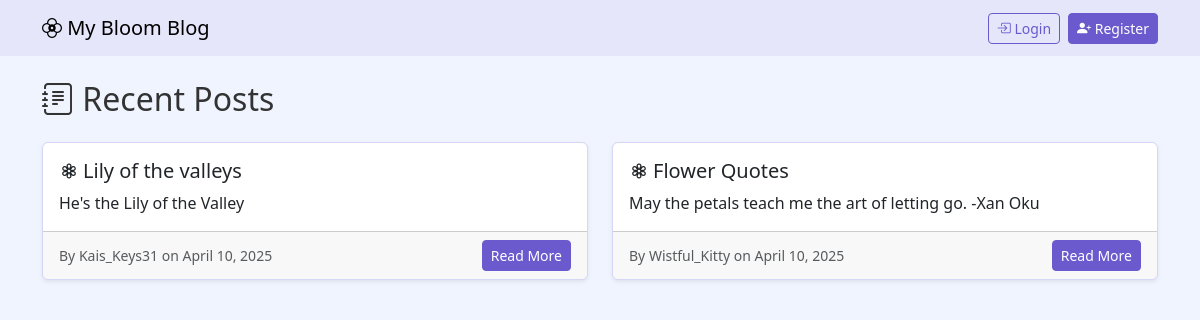
/, run on an earlier commit of the app's database.
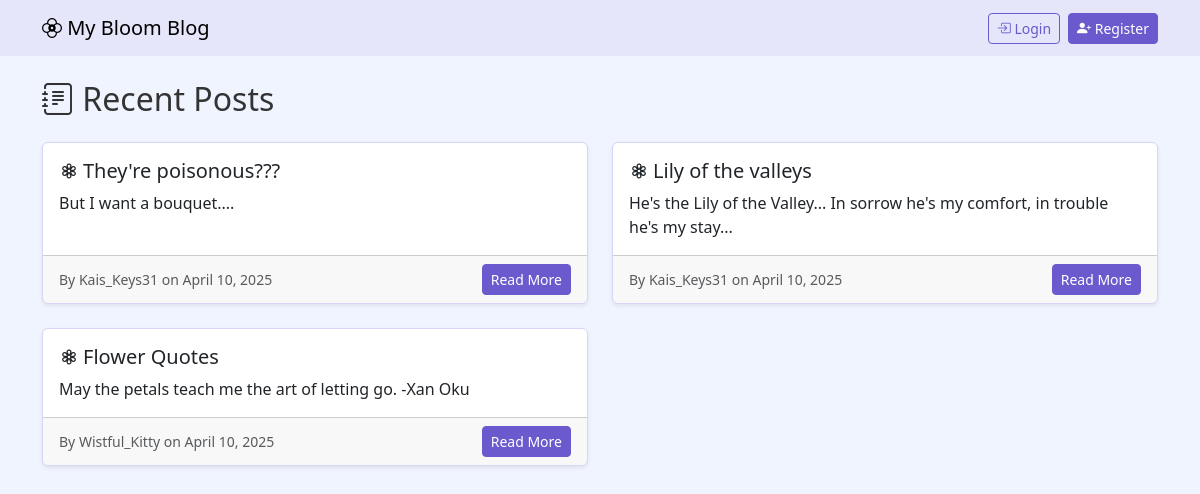
And on a later commit of the database.
### blog/models.py (models this page shows, shortened)
class Post(models.Model):
    title = models.CharField(max_length=200)
    content = models.TextField()
    author = models.ForeignKey(User, on_delete=models.CASCADE)
    created_at = models.DateTimeField(auto_now_add=True)
    updated_at = models.DateTimeField(auto_now=True)
    image = models.ImageField(upload_to='post_images/', null=True, blank=True)

### blog/views.py (the view)
# urls.py: 2. Add a URL to urlpatterns:  path('', views.home, name='home')
def home(request):
    posts = Post.objects.all().order_by('-created_at')
    return render(request, 'blog/home.html', {'posts': posts})

### blog/templates/blog/home.html (shortened to what this page needs)
{% extends 'blog/base.html' %}
{% block content %}
<h2 class="mb-4"><i class="bi bi-journal-text"></i> Recent Posts</h2>
<div class="row">
    {% for post in posts %}
        <div class="col-md-6 mb-4">
            <div class="card shadow-sm h-100">
                <div class="card-body">
                    <h5 class="card-title"><i class="bi bi-flower3 me-1"></i>{{ post.title }}</h5>
                    <p class="card-text">{{ post.content|truncatewords:30 }}</p>
                </div>
                <div class="card-footer text-muted d-flex justify-content-between align-items-center">
                    <small>By {{ post.author.username }} on {{ post.created_at|date:"F j, Y" }}</small>
                    <a href="{% url 'post_detail' post.id %}" class="btn btn-sm btn-primary">Read More</a>
                </div>
            </div>
        </div>
    {% empty %}
        <p>No posts available.</p>
    {% endfor %}
</div>
{% endblock %}

What changed in the data, as far as the page shows it:
added Post: title "They're poisonous???", content "But I want a bouquet....", author.username "Kais_Keys31", created_at "April 10, 2025"
changed Post "Lily of the valleys": content "He's the Lily of the Valley" → "He's the Lily of the Valley... In sorrow he's my comfort, in trouble he's my stay..."
